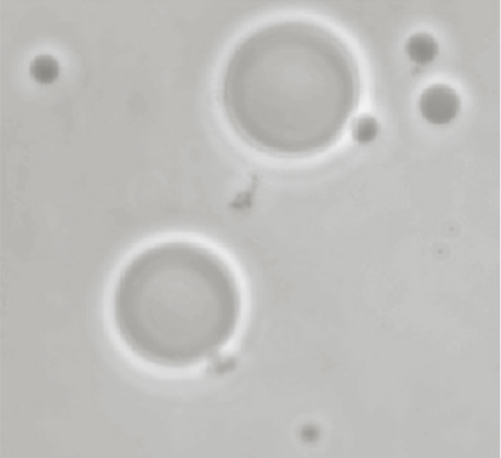
#> input picture Fingerprint Image Extraction/Resources/bubble.jpeg, 501 x 458 px
$ python Otsu_Thresholding.py
#> lines starting #> are read from the running program, lines starting #| are printed output that depends on the picture; after the words box and inside, x2 and y2 are one past the last pixel; in counts of white or black regions, pixels touching at a corner belong together
#> further down, image is the input picture: shape (458, 501, 3); mean B, G, R 188.5, 191.1, 191.6
'''
@program: Otsu_Thresholding.py

@description: Otsu最佳全局阈值处理

@author: doubleZ

@create: 2019/12/14
'''
import cv2

def Otsu_Thresholding(image):
    '''
    :description: Otsu最佳全局阈值

    :param image: 原图

    :return gray: 原图的灰度图像
    :return thresh: 简单阈值处理后的图像
    :return th1: 对灰度图像进行Otsu最佳全局阈值处理后对图像
    :return blurred: 高斯模糊后的图像
    :return th2:对高斯滤波后的图像进行Otsu最佳全局阈值处理后的图像
    '''
    gray = cv2.cvtColor(image, cv2.COLOR_BGRA2GRAY)     # rgb图像变换为灰度图像

    (T, thresh) = cv2.threshold(gray, 127, 255, cv2.THRESH_BINARY)  # 简单阈值处理
#> thresh: shape (458, 501); every value is 255

    (T, th1) = cv2.threshold(gray, 127, 255, cv2.THRESH_BINARY + cv2.THRESH_OTSU)  # 对灰度图像进行Otsu最佳全局阈值处理
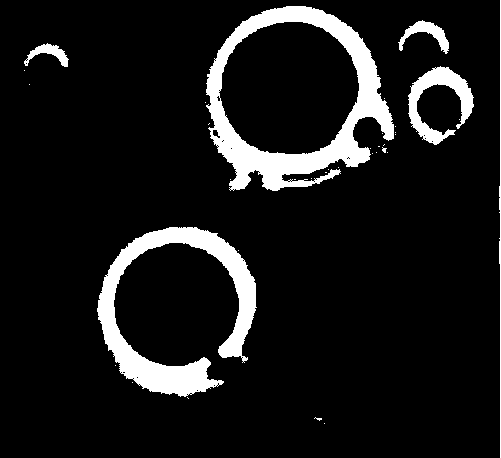
#> th1: shape (458, 501); 9.7% white; 35 white regions (29 under 20 px), largest, box (x1, y1, x2, y2) and area: (206, 6, 394, 191) 10378, (97, 227, 257, 397) 8310, (408, 66, 474, 145) 1993, (398, 20, 449, 54) 603, (499, 0, 501, 458) 506, (24, 43, 69, 67) 416
#> T = 200

    blurred = cv2.GaussianBlur(gray, (5, 5), 0)     # 高斯滤波降噪

    (T, th2) = cv2.threshold(blurred, 127, 255, cv2.THRESH_BINARY + cv2.THRESH_OTSU)  # 对高斯滤波后对图像进行Otsu最佳全局阈值处理
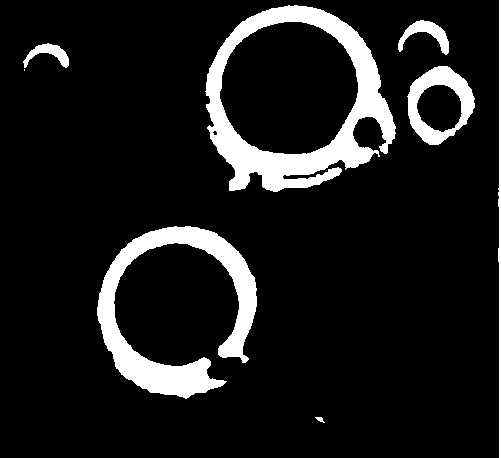
#> th2: shape (458, 501); 10.8% white; 8 white regions (1 under 20 px), largest, box (x1, y1, x2, y2) and area: (205, 5, 396, 192) 11400, (97, 226, 257, 399) 8881, (407, 66, 475, 145) 2281
#> T = 199

    return [gray, thresh, th1, blurred, th2]

if __name__ == "__main__":

    image = cv2.imread('../Resources/bubble.jpeg')

    [gray, thresh, th1, blurred, th2] = Otsu_Thresholding(image)

    cv2.imshow('Original Noisy Image', gray)
    cv2.imshow('Global Thresholding (v=127)', thresh)
    cv2.imshow("Otsu's Thresholding", th1)
    cv2.imshow('Gaussian filtered Image', blurred)
    cv2.imshow("Otsu's Thresholding", th2)


    cv2.waitKey(0)
    cv2.destroyAllWindows()

$ run again, with Fingerprint Image Extraction/Resources/fingerprint.jpg copied over Fingerprint Image Extraction/Resources/bubble.jpeg
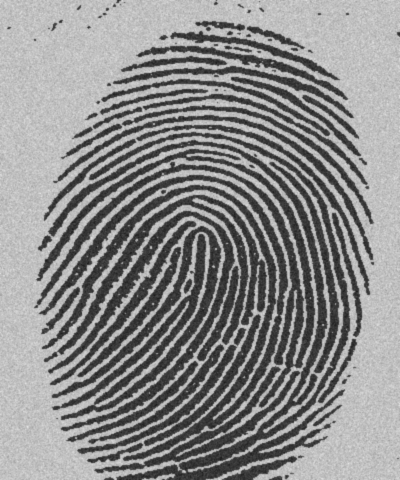
#> input picture Fingerprint Image Extraction/Resources/fingerprint.jpg, 400 x 480 px
#> image is the input picture: shape (480, 400, 3); min 29, max 224, mean 140.2
#> in Otsu_Thresholding, `(T, thresh) = cv2.threshold(gray, 127, 255, cv2.THRESH_BINARY)`:
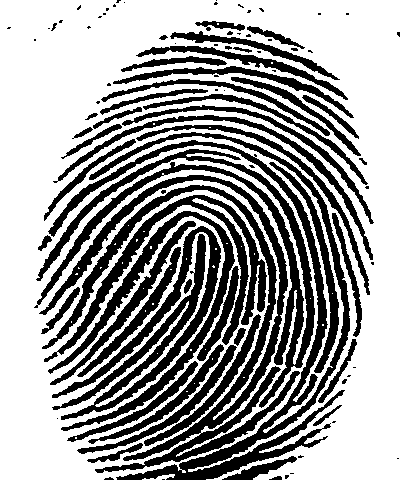
#> thresh: shape (480, 400); 62% white; 98 black regions (49 under 20 px), largest, box (x1, y1, x2, y2) and area: (39, 175, 300, 473) 10938, (48, 132, 350, 480) 10091, (34, 149, 315, 408) 7426
#> th1: shape (480, 400); 62% white; 97 black regions (48 under 20 px), largest, box (x1, y1, x2, y2) and area: (39, 175, 300, 473) 10935, (48, 132, 350, 480) 10089, (34, 149, 315, 408) 7425
#> in Otsu_Thresholding, `(T, th1) = cv2.threshold(gray, 127, 255, cv2.THRESH_BINARY + cv2.THRES..`: T = 125
#> in Otsu_Thresholding, `(T, th2) = cv2.threshold(blurred, 127, 255, cv2.THRESH_BINARY + cv2.TH..`:
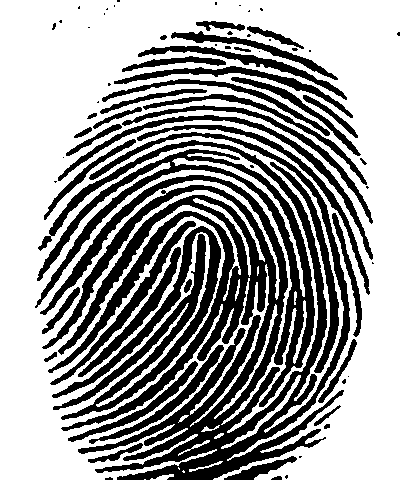
#> th2: shape (480, 400); 61.3% white; 73 black regions (33 under 20 px), largest, box (x1, y1, x2, y2) and area: (38, 132, 350, 480) 34327, (35, 149, 315, 407) 7581, (52, 226, 221, 420) 6846
#> in Otsu_Thresholding, `(T, th2) = cv2.threshold(blurred, 127, 255, cv2.THRESH_BINARY + cv2.TH..`: T = 128
